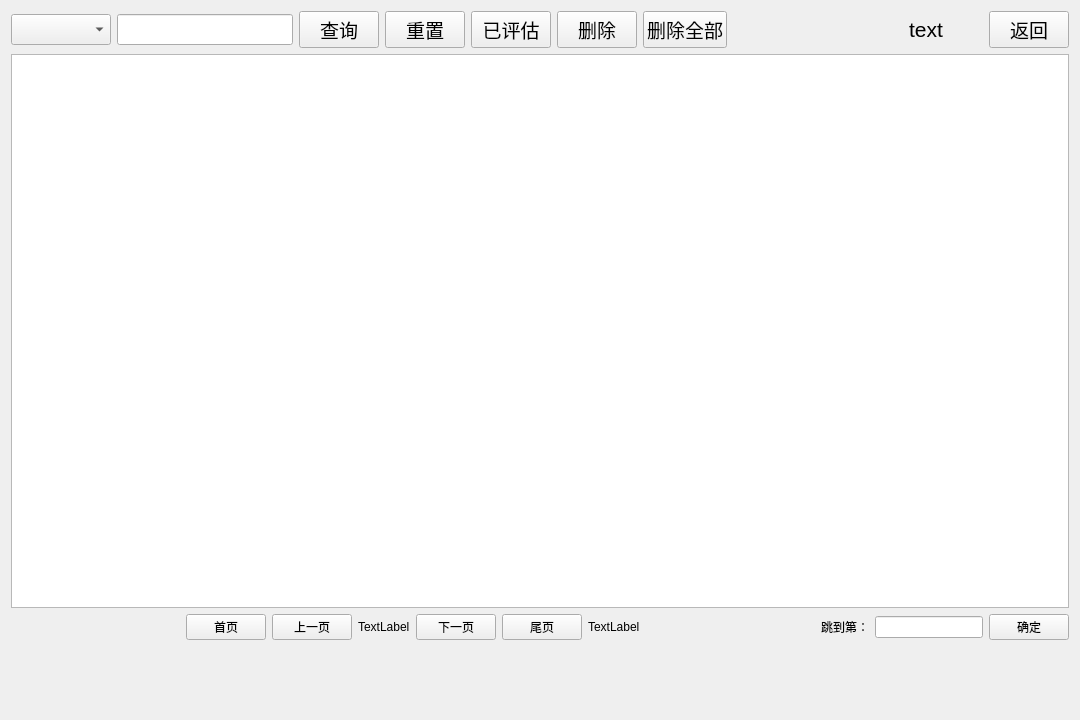
<?xml version="1.0" encoding="UTF-8"?>
<ui version="4.0">
 <class>ClearLabelForm</class>
 <widget class="QWidget" name="ClearLabelForm">
  <property name="geometry">
   <rect>
    <x>0</x>
    <y>0</y>
    <width>1080</width>
    <height>720</height>
   </rect>
  </property>
  <property name="windowTitle">
   <string>Form</string>
  </property>
  <layout class="QVBoxLayout" name="verticalLayout" stretch="0,8,0,1">
   <item>
    <layout class="QHBoxLayout" name="horizontalLayout" stretch="0,0,0,0,0,0,0,5,0,0,0">
     <item>
      <widget class="QComboBox" name="comboCond">
       <property name="font">
        <font>
         <pointsize>14</pointsize>
        </font>
       </property>
      </widget>
     </item>
     <item>
      <widget class="QLineEdit" name="lineValue">
       <property name="font">
        <font>
         <pointsize>14</pointsize>
        </font>
       </property>
      </widget>
     </item>
     <item>
      <widget class="QPushButton" name="btnSelect">
       <property name="font">
        <font>
         <pointsize>14</pointsize>
        </font>
       </property>
       <property name="text">
        <string>查询</string>
       </property>
      </widget>
     </item>
     <item>
      <widget class="QPushButton" name="btnReset">
       <property name="font">
        <font>
         <family>Arial</family>
         <pointsize>14</pointsize>
        </font>
       </property>
       <property name="text">
        <string>重置</string>
       </property>
      </widget>
     </item>
     <item>
      <widget class="QPushButton" name="btnAssess">
       <property name="font">
        <font>
         <family>Arial</family>
         <pointsize>14</pointsize>
        </font>
       </property>
       <property name="text">
        <string>已评估</string>
       </property>
      </widget>
     </item>
     <item>
      <widget class="QPushButton" name="btnDel">
       <property name="font">
        <font>
         <family>Arial</family>
         <pointsize>14</pointsize>
        </font>
       </property>
       <property name="text">
        <string>删除</string>
       </property>
      </widget>
     </item>
     <item>
      <widget class="QPushButton" name="btnDelAll">
       <property name="enabled">
        <bool>true</bool>
       </property>
       <property name="font">
        <font>
         <family>Arial</family>
         <pointsize>14</pointsize>
        </font>
       </property>
       <property name="text">
        <string>删除全部</string>
       </property>
       <property name="iconSize">
        <size>
         <width>16</width>
         <height>16</height>
        </size>
       </property>
      </widget>
     </item>
     <item>
      <spacer name="horizontalSpacer">
       <property name="orientation">
        <enum>Qt::Horizontal</enum>
       </property>
       <property name="sizeHint" stdset="0">
        <size>
         <width>40</width>
         <height>20</height>
        </size>
       </property>
      </spacer>
     </item>
     <item>
      <widget class="QLabel" name="label">
       <property name="font">
        <font>
         <family>Arial</family>
         <pointsize>16</pointsize>
        </font>
       </property>
       <property name="text">
        <string>text</string>
       </property>
      </widget>
     </item>
     <item>
      <spacer name="horizontalSpacer_2">
       <property name="orientation">
        <enum>Qt::Horizontal</enum>
       </property>
       <property name="sizeHint" stdset="0">
        <size>
         <width>40</width>
         <height>20</height>
        </size>
       </property>
      </spacer>
     </item>
     <item>
      <widget class="QPushButton" name="btnReturn">
       <property name="font">
        <font>
         <family>Arial</family>
         <pointsize>14</pointsize>
        </font>
       </property>
       <property name="text">
        <string>返回</string>
       </property>
      </widget>
     </item>
    </layout>
   </item>
   <item>
    <widget class="QTableWidget" name="tableWidget"/>
   </item>
   <item>
    <layout class="QHBoxLayout" name="horizontalLayout_2">
     <item>
      <spacer name="horizontalSpacer_4">
       <property name="orientation">
        <enum>Qt::Horizontal</enum>
       </property>
       <property name="sizeType">
        <enum>QSizePolicy::Expanding</enum>
       </property>
       <property name="sizeHint" stdset="0">
        <size>
         <width>40</width>
         <height>20</height>
        </size>
       </property>
      </spacer>
     </item>
     <item>
      <widget class="QPushButton" name="pushButton">
       <property name="text">
        <string>首页</string>
       </property>
      </widget>
     </item>
     <item>
      <widget class="QPushButton" name="pushButton_2">
       <property name="text">
        <string>上一页</string>
       </property>
      </widget>
     </item>
     <item>
      <widget class="QLabel" name="label_2">
       <property name="text">
        <string>TextLabel</string>
       </property>
      </widget>
     </item>
     <item>
      <widget class="QPushButton" name="pushButton_3">
       <property name="text">
        <string>下一页</string>
       </property>
      </widget>
     </item>
     <item>
      <widget class="QPushButton" name="pushButton_4">
       <property name="text">
        <string>尾页</string>
       </property>
      </widget>
     </item>
     <item>
      <widget class="QLabel" name="label_3">
       <property name="text">
        <string>TextLabel</string>
       </property>
      </widget>
     </item>
     <item>
      <spacer name="horizontalSpacer_3">
       <property name="orientation">
        <enum>Qt::Horizontal</enum>
       </property>
       <property name="sizeHint" stdset="0">
        <size>
         <width>40</width>
         <height>20</height>
        </size>
       </property>
      </spacer>
     </item>
     <item>
      <widget class="QLabel" name="label_4">
       <property name="text">
        <string>跳到第：</string>
       </property>
      </widget>
     </item>
     <item>
      <widget class="QLineEdit" name="lineEdit">
       <property name="sizePolicy">
        <sizepolicy hsizetype="Fixed" vsizetype="Fixed">
         <horstretch>0</horstretch>
         <verstretch>0</verstretch>
        </sizepolicy>
       </property>
      </widget>
     </item>
     <item>
      <widget class="QPushButton" name="pushButton_5">
       <property name="text">
        <string>确定</string>
       </property>
      </widget>
     </item>
    </layout>
   </item>
   <item>
    <spacer name="verticalSpacer">
     <property name="orientation">
      <enum>Qt::Vertical</enum>
     </property>
     <property name="sizeHint" stdset="0">
      <size>
       <width>20</width>
       <height>40</height>
      </size>
     </property>
    </spacer>
   </item>
  </layout>
 </widget>
 <resources/>
 <connections/>
</ui>
